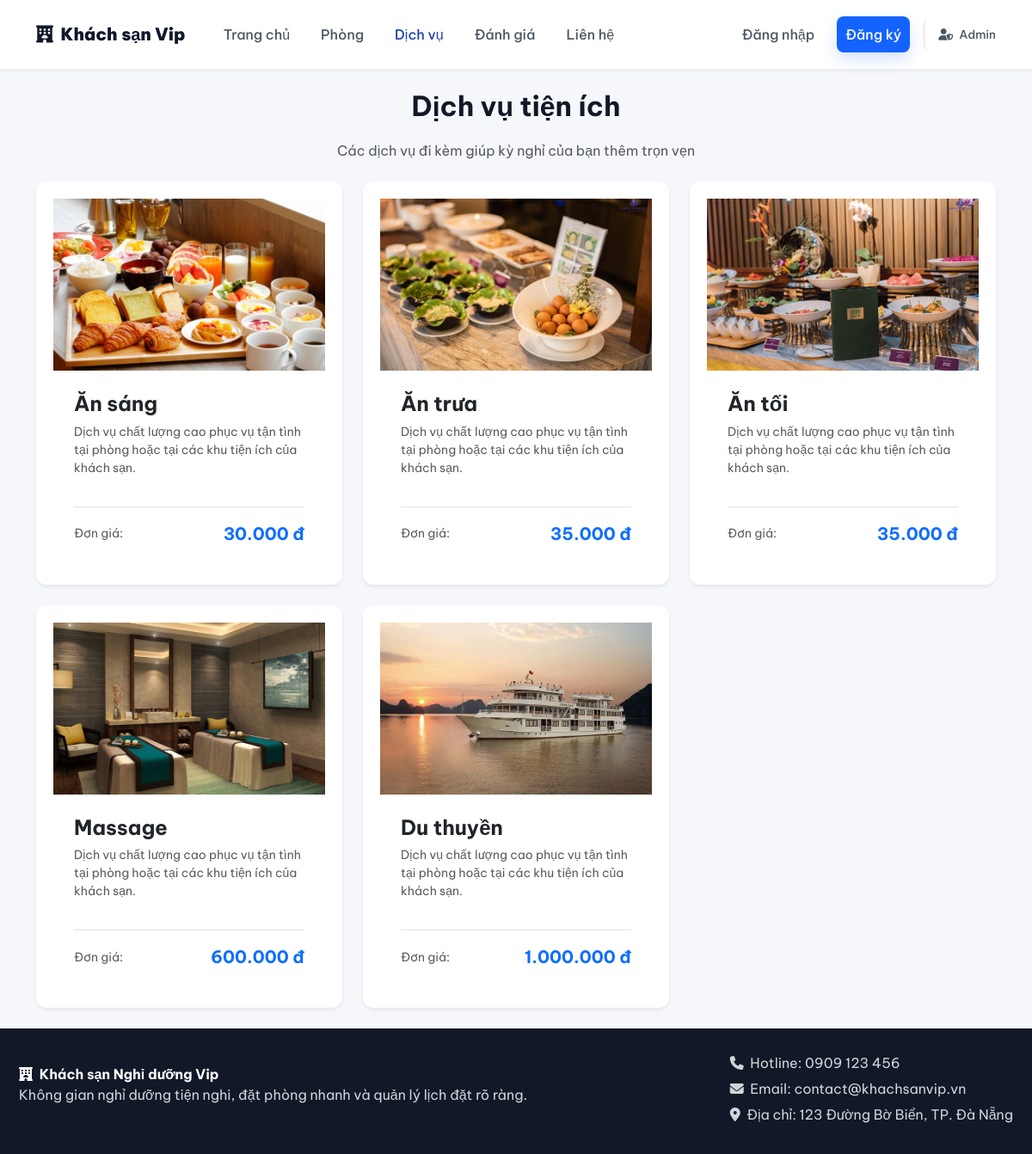
Page /index.php?c=service on the committed database.
### tables this page shows
CREATE TABLE DICHVU
(
    MaDichVu INT AUTO_INCREMENT PRIMARY KEY,
    TenDichVu VARCHAR(50),
    GiaDichVu INT,
    HinhAnh VARCHAR(255)
);

### config/helpers.php (called while the page is built, shortened)
<?php
function base_url(string $path = ''): string {
    static $base = null;
    if ($base === null) {
        $scriptName = $_SERVER['SCRIPT_NAME'] ?? '';
        $dir = str_replace('\\', '/', dirname($scriptName));
        if (preg_match('#^(.*?/hotel_php)#', $dir, $matches)) {
            $base = $matches[1];
        } elseif ($dir === '/' || $dir === '.') {
            $base = '';
        } else {
            $base = preg_replace('#/admin$#', '', $dir);
        }
    }
    $path = ltrim($path, '/');
    return $path ? ($base ? "$base/$path" : "/$path") : ($base ?: '/');
}
function asset(string $path): string {
    return base_url($path);
}
function admin_url(string $query = ''): string {
    $url = base_url('admin/index.php');
    return $url;
}
function client_url(string $query = ''): string {
    $url = base_url('index.php');
    if ($query) {
        $url .= '?' . ltrim($query, '?');
    }
    return $url;
}
function format_currency($amount): string {
    return number_format((float)$amount, 0, ',', '.') . ' đ';
}
function e($value): string {
    return htmlspecialchars((string)($value ?? ''), ENT_QUOTES, 'UTF-8');
}
function render_client_view(string $viewPath, array $data = []): void {
    extract($data);
    $headerFile = __DIR__ . '/../views/client/layouts/header.php';
    $footerFile = __DIR__ . '/../views/client/layouts/footer.php';
    $viewFile   = __DIR__ . '/../views/client/' . ltrim($viewPath, '/') . '.php';
    require $headerFile;
    require $viewFile;
    require $footerFile;
}

### controllers/client/ServiceController.php (called while the page is built)
<?php
require_once __DIR__ . '/../../config/helpers.php';
require_once __DIR__ . '/../../models/DichVuModel.php';
class ServiceController {
    public function list(): void {
        $services = DichVuModel::getAll();
        render_client_view('services', [
            'title'    => 'Dịch vụ tiện ích tại Khách sạn',
            'services' => $services
        ]);
    }
}

### config/auth.php (called while the page is built, shortened)
<?php
require_once __DIR__ . '/helpers.php';
class Auth {
    public static function isClientLoggedIn(): bool {
        if (empty($_SESSION['client_user'])) return false;
        return true;
    }
    public static function currentClient(): ?array {
        return self::isClientLoggedIn() ? $_SESSION['client_user'] : null;
    }
}

### models/DichVuModel.php (called while the page is built, shortened)
<?php
class DichVuModel extends BaseModel {
    public static function getAll(): array {
        $db = self::db();
        return $db->query("SELECT * FROM DICHVU ORDER BY MaDichVu ASC")->fetchAll();
    }
}

### views/client/services.php (the view, shortened to what this page needs)
<main class="container my-4">
    <div class="mb-4 text-center">
        <h1 class="fw-bold">Dịch vụ tiện ích</h1>
        <p class="text-muted">Các dịch vụ đi kèm giúp kỳ nghỉ của bạn thêm trọn vẹn</p>
    </div>
    <div class="row g-4">
        <?php foreach ($services as $dv): ?>
            <div class="col-md-4">
                <div class="card h-100 border-0 shadow-sm overflow-hidden" style="border-radius: 12px;">
                    <div style="height: 200px; background: #f3f4f6;">
                        <?php if (!empty($dv['HinhAnh'])): ?>
                            <img src="<?= e(asset($dv['HinhAnh'])) ?>" alt="<?= e($dv['TenDichVu']) ?>" class="w-100 h-100" style="object-fit: cover;">
                        <?php else: ?>
                            <div class="d-flex justify-content-center align-items-center h-100 text-muted fs-1">
                                <i class="fa-solid fa-bell-concierge"></i>
                            </div>
                        <?php endif; ?>
                    </div>
                    <div class="card-body p-4 d-flex flex-column justify-content-between">
                        <div>
                            <h4 class="fw-bold mb-2"><?= e($dv['TenDichVu']) ?></h4>
                            <p class="text-muted small mb-3">Dịch vụ chất lượng cao phục vụ tận tình tại phòng hoặc tại các khu tiện ích của khách sạn.</p>
                        </div>
                        <div class="d-flex justify-content-between align-items-center pt-3 border-top">
                            <span class="text-muted small">Đơn giá:</span>
                            <span class="text-primary fw-bold fs-5"><?= format_currency($dv['GiaDichVu']) ?></span>
                        </div>
                    </div>
                </div>
            </div>
        <?php endforeach; ?>
    </div>
</main>

### index.php (shortened to what this page needs)
<?php
require_once __DIR__ . '/config/helpers.php';
require_once __DIR__ . '/config/auth.php';
$controllerName = $_GET['c'] ?? 'home';
switch ($controllerName) {
    case 'service':
        require_once __DIR__ . '/controllers/client/ServiceController.php';
        $controller = new ServiceController();
        $controller->list();
        break;
}

### views/client/layouts/header.php (shortened to what this page needs)
<?php
require_once __DIR__ . '/../../../config/auth.php';
$clientUser = Auth::currentClient();
$currentC = $_GET['c'] ?? 'home';
?>
<!DOCTYPE html>
<html lang="vi">
<head>
    <link rel="stylesheet" href="https://cdnjs.cloudflare.com/ajax/libs/font-awesome/6.5.1/css/all.min.css">
    <link rel="stylesheet" href="<?= e(asset('css/app.css')) ?>?v=<?= filemtime(__DIR__ . '/../../../css/app.css') ?>">
</head>
<body class="client-page">
<nav class="client-nav">
    <a class="client-brand" href="<?= e(client_url()) ?>">
        <i class="fa-solid fa-hotel me-1"></i> Khách sạn Vip
    </a>
    <a href="<?= e(client_url()) ?>" class="<?= ($currentC === 'home' && empty($_GET['a'])) ? 'active' : '' ?>">Trang chủ</a>
    <a href="<?= e(client_url('c=room')) ?>" class="<?= ($currentC === 'room') ? 'active' : '' ?>">Phòng</a>
    <a href="<?= e(client_url('c=service')) ?>" class="<?= ($currentC === 'service') ? 'active' : '' ?>">Dịch vụ</a>
    <a href="<?= e(client_url('c=review')) ?>" class="<?= ($currentC === 'review' || $currentC === 'reviews') ? 'active' : '' ?>">Đánh giá</a>
    <a href="<?= e(client_url('c=contact')) ?>" class="<?= ($currentC === 'contact' || ($currentC === 'home' && ($_GET['a'] ?? '') === 'contact')) ? 'active' : '' ?>">Liên hệ</a>
    <?php if ($clientUser): ?>
        <span class="nav-greeting text-muted">
            <i class="fa-solid fa-user-circle me-1 text-primary"></i> Xin chào, <strong><?= e($clientUser['fullName']) ?></strong>
        </span>
        <a href="<?= e(client_url('c=account&a=profile')) ?>" class="<?= ($currentC === 'account' && ($_GET['a'] ?? '') === 'profile') ? 'active' : '' ?>">Tài khoản</a>
        <a href="<?= e(client_url('c=account&a=history')) ?>" class="<?= ($currentC === 'account' && ($_GET['a'] ?? '') === 'history') ? 'active' : '' ?>">Lịch sử đặt</a>
        <form method="POST" action="<?= e(client_url('c=account&a=logout')) ?>" class="action-form" onsubmit="return confirm('Bạn có chắc muốn đăng xuất?')"><?= csrf_field() ?><button type="submit"  class="action-link">Đăng xuất</button></form>
    <?php else: ?>
        <a href="<?= e(client_url('c=account&a=login')) ?>">Đăng nhập</a>
        <a class="client-nav-cta" href="<?= e(client_url('c=account&a=register')) ?>">Đăng ký</a>
    <?php endif; ?>
    <a href="<?= e(admin_url()) ?>" style="font-size: 0.85rem; border-left: 1px solid #ddd; padding-left: 1rem;" title="Trang quản trị dành cho nhân viên">
        <i class="fa-solid fa-user-shield me-1"></i> Admin
    </a>
</nav>

### views/client/layouts/footer.php (shortened to what this page needs)
<footer class="client-footer">
    <div>
        <strong><i class="fa-solid fa-hotel me-1"></i> Khách sạn Nghỉ dưỡng Vip</strong>
        <p>Không gian nghỉ dưỡng tiện nghi, đặt phòng nhanh và quản lý lịch đặt rõ ràng.</p>
    </div>
    <div>
        <span><i class="fa-solid fa-phone me-1"></i> Hotline: 0909 123 456</span>
        <span><i class="fa-solid fa-envelope me-1"></i> Email: contact@khachsanvip.vn</span>
        <span><i class="fa-solid fa-location-dot me-1"></i> Địa chỉ: 123 Đường Bờ Biển, TP. Đà Nẵng</span>
    </div>
</footer>
</body>
</html>

### css/app.css (style rules this page uses)
html { min-height: 100%; }
* { box-sizing: border-box; }
:root { --bg: #f6f8fb; --surface: #ffffff; --surface-soft: #f8fafc; --text: #172033; --muted: #64748b; --line: #d9e2ec; --line-soft: #edf2f7; --primary: #1463ff; --primary-dark: #0b4fd0; --teal: #0f766e; --amber: #b45309; --danger: #dc2626; --nav: #182235; --shadow: 0 12px 32px rgba(15, 23, 42, .08); }
body { min-height: 100vh; margin: 0; display: flex; flex-direction: column; font-family: "Be Vietnam Pro", Arial, Helvetica, sans-serif; background: radial-gradient(circle at top left, rgba(20, 99, 255, .08), transparent 32rem), var(--bg); color: var(--text); }
body > main, body > .container, .login-page { flex: 1 0 auto; }
a { color: inherit; text-decoration: none; }
h1 { margin: 0 0 20px; color: #111827; font-size: 32px; line-height: 1.18; }
.container { width: min(1220px, calc(100% - 36px)); margin: 26px auto 30px; }
.card, .stat, .client-card { background: var(--surface); border: 1px solid var(--line-soft); border-radius: 8px; box-shadow: var(--shadow); }
.card { padding: 20px; margin-bottom: 18px; overflow-x: auto; }
.admin-footer, .client-footer { width: 100%; min-height: 128px; margin: auto auto 0; padding: 18px; color: var(--muted); display: flex; align-items: center; justify-content: space-between; gap: 18px; flex-shrink: 0; }
.client-page { background: #f5f7fa; }
.client-nav { min-height: 66px; padding: 0 max(20px, calc((100vw - 1180px) / 2)); display: flex; flex-wrap: wrap; align-items: center; gap: 10px; background: rgba(255, 255, 255, .94); border-bottom: 1px solid var(--line-soft); position: sticky; top: 0; z-index: 20; backdrop-filter: blur(10px); }
.client-nav a { padding: 9px 10px; border-radius: 8px; color: #26364d; font-weight: 800; }
.client-brand { margin-right: 8px; color: #0f172a !important; font-size: 22px; font-weight: 900 !important; }
.client-nav-cta { background: var(--primary) !important; color: white !important; box-shadow: 0 8px 18px rgba(20, 99, 255, .18); }
.client-footer { max-width: none; margin-top: auto; margin-bottom: 0; padding: 28px max(22px, calc((100vw - 1180px) / 2)); background: #111827; color: white; }
.client-footer p, .client-footer span { color: #d1d5db; }
.client-footer span { display: block; margin-bottom: 6px; }

### views/client/layouts/header.php (style rules this page uses)
.client-nav { display: flex; align-items: center; gap: 1rem; padding: 1rem 2rem; background: #fff; box-shadow: 0 2px 4px rgba(0,0,0,0.05); }
.client-brand { font-weight: bold; font-size: 1.25rem; color: #1e40af; text-decoration: none; }
.client-nav a { text-decoration: none; color: #4b5563; font-weight: 500; }
.client-nav a:hover, .client-nav a.active { color: #1e40af; }
.client-nav-cta { background: #1e40af; color: #fff !important; padding: 0.4rem 1rem; border-radius: 6px; }

### rows in the picture
dichvu: HinhAnh (picture), TenDichVu "Ăn sáng", GiaDichVu "30.000 đ"
dichvu: HinhAnh (picture), TenDichVu "Ăn trưa", GiaDichVu "35.000 đ"
dichvu: HinhAnh (picture), TenDichVu "Ăn tối", GiaDichVu "35.000 đ"
dichvu: HinhAnh+TenDichVu (picture), TenDichVu "Massage", GiaDichVu "600.000 đ"
dichvu: HinhAnh (picture), TenDichVu "Du thuyền", GiaDichVu "1.000.000 đ"
